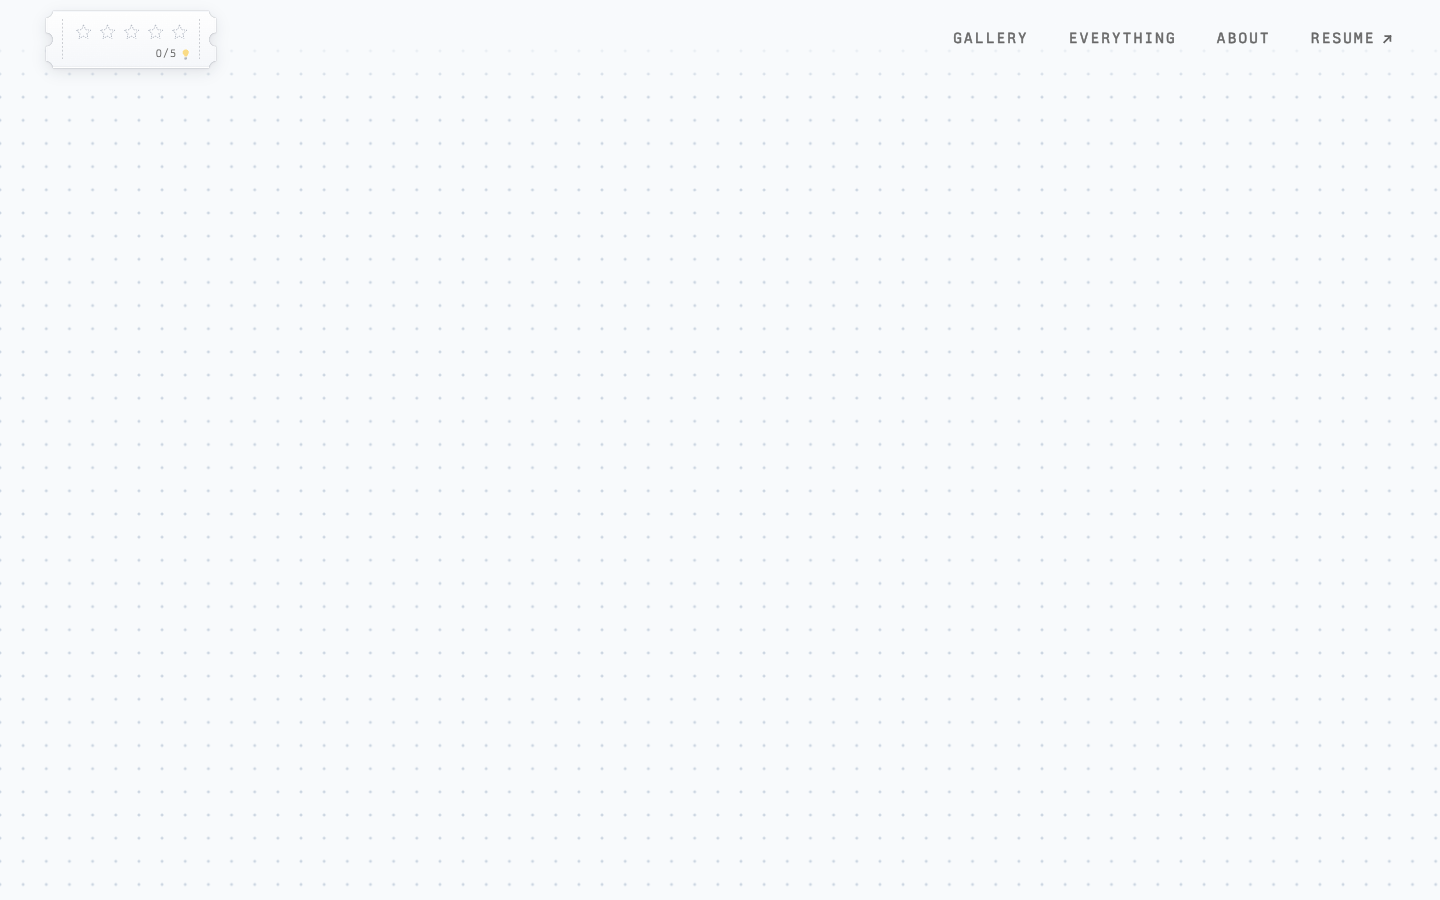

This figure's Python source:
# Makes everything-empty.png for the burst present: the Everything page (1440x900 screenshot, the image the Figma frames use) with every
# thumbnail region (R, the same list as R_ in present.cjs) plus an 8px margin replaced by the page's own dotted paper, so nothing is seen
# behind the box before it flies out. The dot grid repeats every 162px (7 dots), so paper is copied from the nearest clear spot a multiple
# of 162px away. usage: python3 everything-empty.py everything.png everything-empty.png   (prints the sha1 = Figma image hash for present.cjs)
import sys,hashlib
from PIL import Image
import numpy as np
im=np.asarray(Image.open(sys.argv[1]).convert('RGB')).copy();H,W=im.shape[:2]
R=[[360,165,102,62],[464,165,138,84],[322,232,140,58],[686,133,274,66],[742,201,54,64],[906,200,220,66],[233,319,110,115],[512,284,296,210],[861,349,190,73],[886,430,182,84],[190,481,246,74],[569,527,246,74],[1073,556,261,62],[346,597,146,220],[747,646,118,108],[889,646,178,108]]
MF,MS,P=8,12,162
occ=np.zeros((H,W),bool);fill=np.zeros((H,W),bool)
for x,y,w,h in R:
    occ[max(0,y-MS):y+h+MS,max(0,x-MS):x+w+MS]=True;fill[max(0,y-MF):y+h+MF,max(0,x-MF):x+w+MF]=True
occ[:112,:]=True  # the nav band is not paper
shifts=sorted([(i*P,j*P) for i in range(-8,9) for j in range(-5,6) if (i,j)!=(0,0)],key=lambda s:s[0]**2+s[1]**2)
out=im.copy();miss=0
for yy,xx in zip(*np.nonzero(fill)):
    for dx,dy in shifts:
        sx,sy=xx+dx,yy+dy
        if 0<=sx<W and 0<=sy<H and not occ[sy,sx]:out[yy,xx]=im[sy,sx];break
    else:miss+=1
Image.fromarray(out).save(sys.argv[2],optimize=True);print('unfilled',miss,'sha1',hashlib.sha1(open(sys.argv[2],'rb').read()).hexdigest())
